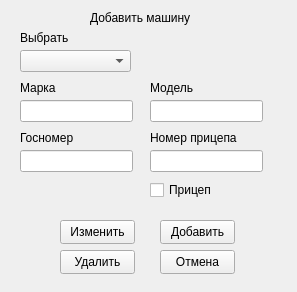
<?xml version="1.0" encoding="UTF-8"?>
<ui version="4.0">
 <class>Form</class>
 <widget class="QWidget" name="Form">
  <property name="geometry">
   <rect>
    <x>0</x>
    <y>0</y>
    <width>297</width>
    <height>292</height>
   </rect>
  </property>
  <property name="windowTitle">
   <string>Form</string>
  </property>
  <widget class="QLabel" name="label">
   <property name="geometry">
    <rect>
     <x>90</x>
     <y>10</y>
     <width>121</width>
     <height>16</height>
    </rect>
   </property>
   <property name="text">
    <string>Добавить машину</string>
   </property>
  </widget>
  <widget class="QLineEdit" name="brand">
   <property name="geometry">
    <rect>
     <x>20</x>
     <y>100</y>
     <width>113</width>
     <height>22</height>
    </rect>
   </property>
  </widget>
  <widget class="QLineEdit" name="model">
   <property name="geometry">
    <rect>
     <x>150</x>
     <y>100</y>
     <width>113</width>
     <height>22</height>
    </rect>
   </property>
  </widget>
  <widget class="QLineEdit" name="gov_number">
   <property name="geometry">
    <rect>
     <x>20</x>
     <y>150</y>
     <width>113</width>
     <height>22</height>
    </rect>
   </property>
  </widget>
  <widget class="QLineEdit" name="track_number">
   <property name="geometry">
    <rect>
     <x>150</x>
     <y>150</y>
     <width>113</width>
     <height>22</height>
    </rect>
   </property>
  </widget>
  <widget class="QLabel" name="label_2">
   <property name="geometry">
    <rect>
     <x>20</x>
     <y>80</y>
     <width>49</width>
     <height>16</height>
    </rect>
   </property>
   <property name="text">
    <string>Марка</string>
   </property>
  </widget>
  <widget class="QLabel" name="label_3">
   <property name="geometry">
    <rect>
     <x>150</x>
     <y>80</y>
     <width>49</width>
     <height>16</height>
    </rect>
   </property>
   <property name="text">
    <string>Модель</string>
   </property>
  </widget>
  <widget class="QLabel" name="label_4">
   <property name="geometry">
    <rect>
     <x>20</x>
     <y>130</y>
     <width>81</width>
     <height>16</height>
    </rect>
   </property>
   <property name="text">
    <string>Госномер</string>
   </property>
  </widget>
  <widget class="QLabel" name="label_5">
   <property name="geometry">
    <rect>
     <x>150</x>
     <y>130</y>
     <width>101</width>
     <height>16</height>
    </rect>
   </property>
   <property name="text">
    <string>Номер прицепа</string>
   </property>
  </widget>
  <widget class="QPushButton" name="b_ok">
   <property name="geometry">
    <rect>
     <x>160</x>
     <y>220</y>
     <width>75</width>
     <height>24</height>
    </rect>
   </property>
   <property name="text">
    <string>Добавить</string>
   </property>
  </widget>
  <widget class="QPushButton" name="b_cancel">
   <property name="geometry">
    <rect>
     <x>160</x>
     <y>250</y>
     <width>75</width>
     <height>24</height>
    </rect>
   </property>
   <property name="text">
    <string>Отмена</string>
   </property>
  </widget>
  <widget class="QPushButton" name="b_change">
   <property name="geometry">
    <rect>
     <x>60</x>
     <y>220</y>
     <width>75</width>
     <height>24</height>
    </rect>
   </property>
   <property name="text">
    <string>Изменить</string>
   </property>
  </widget>
  <widget class="QComboBox" name="cb_select">
   <property name="geometry">
    <rect>
     <x>20</x>
     <y>50</y>
     <width>111</width>
     <height>22</height>
    </rect>
   </property>
  </widget>
  <widget class="QLabel" name="label_6">
   <property name="geometry">
    <rect>
     <x>20</x>
     <y>30</y>
     <width>49</width>
     <height>16</height>
    </rect>
   </property>
   <property name="text">
    <string>Выбрать</string>
   </property>
  </widget>
  <widget class="QPushButton" name="b_kill">
   <property name="geometry">
    <rect>
     <x>60</x>
     <y>250</y>
     <width>75</width>
     <height>24</height>
    </rect>
   </property>
   <property name="text">
    <string>Удалить</string>
   </property>
  </widget>
  <widget class="QCheckBox" name="is_track">
   <property name="geometry">
    <rect>
     <x>150</x>
     <y>180</y>
     <width>76</width>
     <height>20</height>
    </rect>
   </property>
   <property name="text">
    <string>Прицеп</string>
   </property>
  </widget>
 </widget>
 <resources/>
 <connections/>
</ui>
